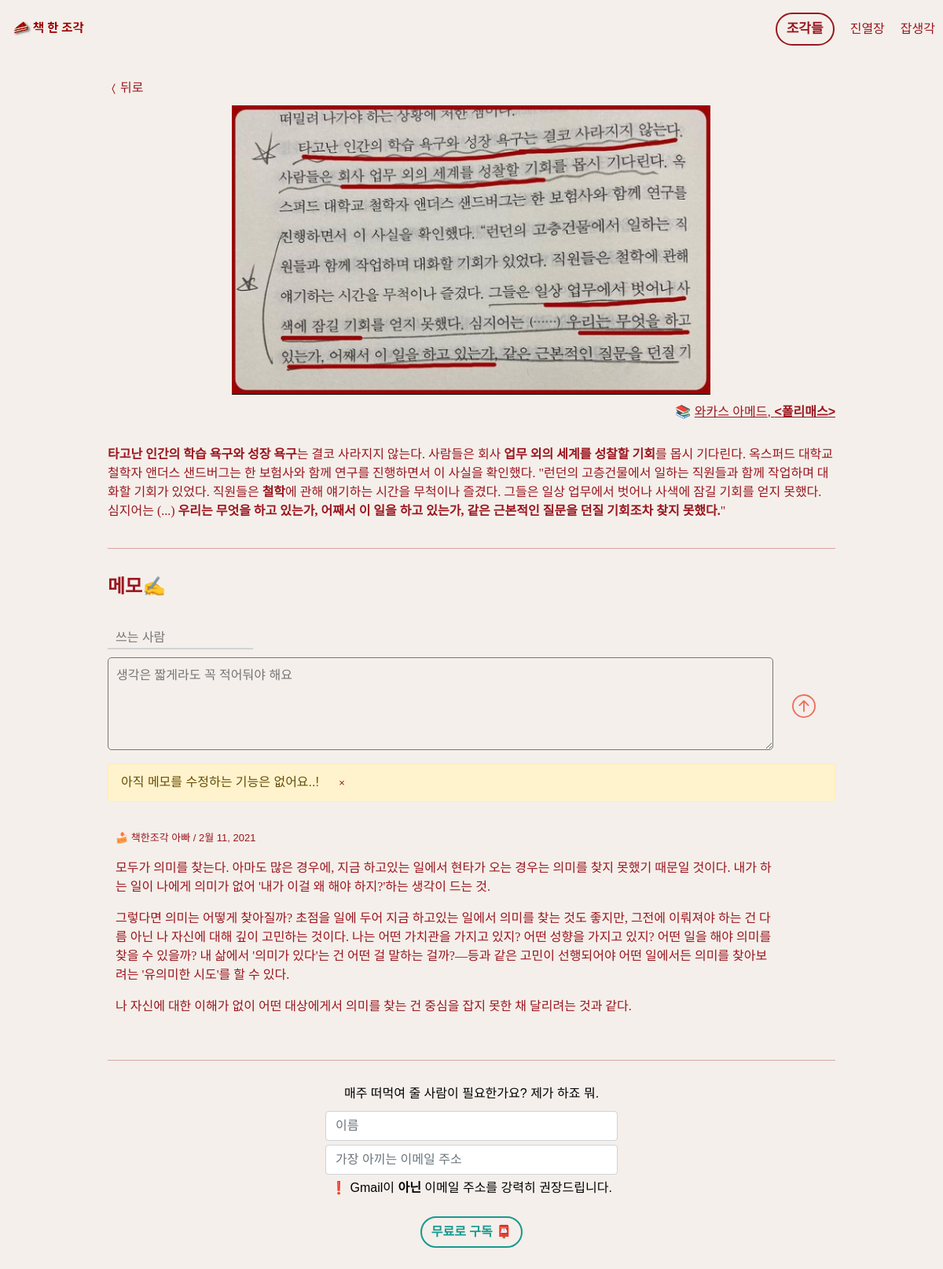
Screenshot of /cake/9 with the database file from the repository.
### contents/models.py (models this page shows, shortened)
class Content(models.Model):
    source = models.ForeignKey("Book", related_name='book', on_delete=models.CASCADE)
    category = models.ManyToManyField(Category)
    image = models.ImageField(upload_to='None', height_field=None, width_field=None, max_length=None, null=True, blank=True)
    key_line = models.CharField(max_length = 100, null=True)
    body = models.TextField(blank=True, null=True)
    tmi = models.TextField(blank=True, null=True)
    footnote = models.TextField(blank=True, null=True)
    created_at = models.DateField(auto_now_add=True, null=True)
    keywords = models.CharField(max_length = 100, blank=True, null=True)     ### 검색시 사용 (comma-separated)
    title = models.CharField(max_length=30, blank=True, null=True)  ### 어드민 페이지에 보여질 오브젝트 이름

class Book(models.Model):
    objects = models.Manager()
    cover = models.ImageField(upload_to="None", height_field=None, width_field=None, max_length=None, null=True, blank=True)
    title = models.CharField(max_length = 30)
    author = models.CharField(max_length = 20)
    publisher = models.CharField(max_length = 10)
    url = models.URLField()
    is_rcmnded = models.BooleanField(default=False)
    review_url = models.URLField()
    rcmnd_title = models.CharField(max_length = 30, null=True, blank=True)
    rcmnd_thickness = models.ForeignKey("BookThickness", null=True, blank=True, on_delete=models.CASCADE)
    rcmnd_whom = models.TextField(null=True, blank=True)
    rcmnd_introduction = models.TextField(null=True, blank=True)
    rcmnd_body = models.TextField(null=True, blank=True)
    review_url = models.URLField(null=True)

### contents/views.py (the view)
# urls.py: path('cake/<int:id>', content_view.each_cake, name="each_cake"),
def each_cake(request, id):
    if request.user.is_authenticated :
        user_is_ryan = True ## 멤버는 나밖에 없음
    else:
        user_is_ryan = False
    cake = Content.objects.get(pk=id)
    ryan_comment = cake.tmi
    comments = Comment.objects.filter(this_cake=cake)
    context = {
        'cake' : cake,
        'user_is_ryan' : user_is_ryan,
        'comments' : comments,
        'ryan_comment' : ryan_comment,
    }
    return render(request, 'contents/each_cake.html', context)

### contents/templates/contents/each_cake.html (shortened to what this page needs)
{% extends 'main/base.html' %}
{% load static %}
{% block content %}
<div class="row-h-40"></div>
<div class="row">
    <div class="col">
        <a href="/cakes"><svg xmlns="http://www.w3.org/2000/svg" width="16" height="16" fill="currentColor" class="bi bi-chevron-compact-left" viewBox="0 0 16 16">
            <path fill-rule="evenodd" d="M9.224 1.553a.5.5 0 0 1 .223.67L6.56 8l2.888 5.776a.5.5 0 1 1-.894.448l-3-6a.5.5 0 0 1 0-.448l3-6a.5.5 0 0 1 .67-.223z"/>
            </svg>뒤로</a>
    </div>
</div>
<div class="row justify-content-center">
    <div class="col col-md-8">
        <img class='img-detail' src='{{cake.image.url}}'>
    </div>
</div>
<div class="row">
    <div class="col right link">
        📚&nbsp;<a class='underline' href="/book/{{cake.source.rcmnd_title}}">{{cake.source.author}}, <span class="bolder"><{{cake.source.title}}></span></a>
    </div>
</div>
<div class="row-h-20"></div>
<div class="row">
    <div class="col">
        {{cake.body|safe}}
    </div>
</div>
<div class="row-h-20 bottom-border"></div>
<div class="row-h-20"></div>
<div class="row">
    <div class="col text-l bolder">
        메모✍
    </div>
</div>
<br>
<div class="row">
    <div class="col col-12">
        <input type="text" id='comment-author' class='input-field input-comment-author' placeholder='쓰는 사람'>
    </div>
</div>
<div class="row">
    <div class="col col-11">
        <textarea class='input-field input-comment' id='comment-input' rows='4' placeholder="생각은 짧게라도 꼭 적어둬야 해요"></textarea>
    </div>
    <div class="col col-1 my-auto">
    </div>
</div>
<div class="row">
    <div class="col">
        <div class="alert alert-warning alert-dismissible" role="alert">
            아직 메모를 수정하는 기능은 없어요..!&nbsp;&nbsp;&nbsp;<button type="button" class="right btn btn-menial close" style="border: none !important;" data-dismiss="alert" aria-label="Close"><span aria-hidden="true">&times;</span></button>
            </div>
    </div>
</div>
<div class="row">
    <div class="col">
        <div class="row justify-content-center">
            <div class="col-11">
                <ul id="comment-list">
                    {% if cake.tmi %}
                    <li>
                        <p class="text-s">🍰 책한조각 아빠 / {{cake.created_at}}</p>
                        <p>{{cake.tmi|safe}}</p>
                    </li>
                    {% endif %}
                </ul>
            </div>
            <div class="col-1"></div>
        </div>
    </div>
</div>
<div class="row-h-40"></div>
<div class="bottom-border"></div>
<div class="row-h-20"></div>
<div class="row justify-content-center">
    <div class="col center">
        <div class="text-medium text-black">매주 떠먹여 줄 사람이 필요한가요? <br class="mobile-only"/>제가 하죠 뭐.</div>
    </div>
</div>
<div class="row justify-content-center">
    <div class="col-10 col-md-5 center">
        <form action="https://stibee.com/api/v1.0/lists/9itYVXH3Nm4N-Ec-vhovThxj9qMh1w==/public/subscribers" method="POST" target="_blank" accept-charset="utf-8"  name="stb_subscribe_form" id="stb_subscribe_form" novalidate="">
            <input type="text" placeholder="이름" class="form-control" id="stb_name" name="name"/>
            <input type="email" placeholder="가장 아끼는 이메일 주소" class="form-control" id="stb_email" name="email"/>
            <div class="text-small text-black">❗ Gmail이 <span class="bold">아닌</span> 이메일 주소를 강력히 권장드립니다.</div>
            <br/>
            <button type="submit" class="btn btn-subscribe" id="stb_form_submit_button" onClick={this._openModal}>무료로 구독 📮</button>
        </form>
    </div>
</div>
<div class="row-h-40"></div>
{% endblock %}

### static/base2.css (style rules this page uses)
body { font-family : 'NanumSquare', sans-serif !important; min-height: 100vh; display: flex; flex-direction: column; background-color : #F4EFEA !important; }
a { color: #9A161F !important; text-decoration: none !important; }
ul { list-style-type: none; padding-left : 10px !important; }
.alert { padding-top : 0.5rem !important; padding-bottom : 0.5rem !important; }
.img-detail { width: 100%; height: auto; }
.btn { border-radius : 100px !important; }
button, button:focus, input[type="button"]:focus, button:active, input[type="button"]:active { outline: none; }
.btn-menial { background-color: transparent !important; border : 1px #9A161F solid !important; font-size: 0.813rem !important; color : #9A161F !important; }
.btn-subscribe { border: 2px solid #169a8f !important; background-color: #F4EFEA !important; color: #169a8f !important; font-weight: bold !important; }
.row { margin-top: 10px !important; color: #9A161F; }
.row-h-20 { height: 20px; }
.row-h-40 { height: 40px; }
.bottom-border { border-bottom : 1px #9a161f56 solid; }
.col { color: #9A161F; }
.right { text-align: right; }
.center { text-align: center; }
.text-l { font-size: 1.5rem; font-weight: 800; }
.text-s { font-size: 0.813rem; }
.bold { font-weight: 600; }
.bolder { font-weight: 800; }
.underline { text-decoration: underline !important; }
.form-control { font-size: 1.063rem; }
.input-field { background-color: transparent !important; border-color: lightgrey 2px solid !important; padding-left: 10px; }
.input-comment { width: 100%; border-radius : 5px; padding: 10px; }
.input-comment-author { width: 20%; border: none; border-bottom: lightgrey 2px solid; }
.form-control { border-top: none; border-right: none; border-left: none; border-bottom: 1px solid #169a8f; border-radius: 0px; margin-bottom: 5px; background-color: #F4EFEA; }

### rows the page displays
Content: image (picture), source.author "와카스 아메드", source "폴리매스", body "타고난 인간의 학습 욕구와 성장 욕구 는 결코 사라지지 않는다. 사람들은 회사 업무 외의 세계를 성찰할 기회 를 몹시 기다린다. 옥스퍼드 대학교 철학자 앤더스 샌드버그는 한 보험사와 함께 연구를 진행하면서 이 사실을 확인했다. \"런던의 고층건물에서 일하는 직원들과 함께 작업하며 대화할 기회가 있었다. 직원들은 철학 에 관해 얘기하는 시간을 무척이나 즐겼다. 그들은 일상 업무에서 벗어나 사색에 잠길 기회를 얻지 못했다. 심지어는 (...) 우리는 무엇을 하고 있는가, 어째서 이 일을 하고 있는가, 같은 근본적인 질문을 던질 기회조차 찾지 못했다. \"", created_at "2월 11, 2021", tmi "모두가 의미를 찾는다. 아마도 많은 경우에, 지금 하고있는 일에서 현타가 오는 경우는 의미를 찾지 못했기 때문일 것이다. 내가 하는 일이 나에게 의미가 없어 '내가 이걸 왜 해야 하지?'하는 생각이 드는 것. 그렇다면 의미는 어떻게 찾아질까? 초점을 일에 두어 지금 하고있는 일에서 의미를 찾는 것도 좋지만, 그전에 이뤄져야 하는 건 다름 아닌 나 자신에 대해 깊이 고민하는 것이다. 나는 어떤 가치관을 가지고 있지? 어떤 성향을 가지고 있지? 어떤 일을 해야 의미를 찾을 수 있을까? 내 삶에서 '의미가 있다'는 건 어떤 걸 말하는 걸까?—등과 같은 고민이 선행되어야 어떤 일에서든 의미를 찾아보려는 '유의미한 시도'를 할 수 있다. 나 자신에 대한 이해가 없이 어떤 대상에게서 의미를 찾는 건 중심을 잡지 못한 채 달리려는 것과 같다."
